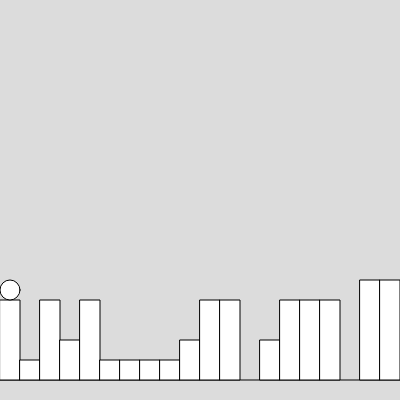
Frame 1 (no input)
Frame 60 (no input): identical to frame 1, image omitted
Frame 120 (the mouse pressed at the canvas centre since frame 60): identical to frame 1, image omitted

The p5.js sketch that drew this single still picture (run headless with seeded random() and noise() and a simulated clock; from frame 60 on, the mouse is pressed at the canvas centre):

// p5.js sketch
// ── sketch.js
// Project Title
// Your Name
// Date
//
// Extra for Experts:
// - describe what you did to take this project "above and beyond"



let g = 1; // Gravity
let jump = 15; // Jump power
let ground = 20;
let d = 20;
let dx = 1;
let obstacles = [];

let x, y, vy;

function setup() {
  createCanvas(400, 400);
  randomArray();
  x = d/2;
  y = height - ground - d / 2;
  vy = 0;
}

function draw() {
  background(220);
  
  let gy = height - ground;
  line(0, gy, width, gy);
  collisionDetect();
  blocks();
  circle(x,y,d);
  
  y += vy;

  
  if(y < height - ground - d / 2){ // in the air
    vy += g;
  }
  else{
    vy = 0;
    y = height - ground - d / 2;
  }
  moveChar();

}

function keyPressed(){
  if (key === " ") {
    if(y >= height - ground - d / 2){ // on the ground
      vy = -jump; 
    }
  }
}

function moveChar() {
  if (keyIsDown(65)) {
    x -= dx;
  }
  if (keyIsDown(68)) {
    x += dx;
  }
}

function blocks() {
  for (let i = 0; i < 20; i++) {
    if (obstacles[i] > 1) {
      rect(i*ground, height-(obstacles[i]*ground+ground), ground, obstacles[i]*ground);
    } 
    if (obstacles[i] === 1) {
      rect(i*ground, height-2*ground, ground, ground);   
    }
  }
}

function randomArray() {
  for (let i = 0; i <= 20; i++) {
    obstacles.push(floor(random(0,6)));
  }
}

function collisionDetect() {
  let r = 0;
  if (x === d/2 + ground*r) {
    y = height - d/2 - obstacles[r]*ground - ground;
    r++;
  }
}
